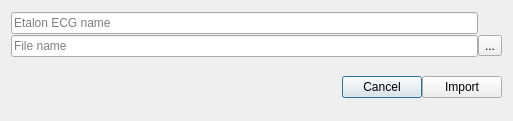
<?xml version="1.0" encoding="UTF-8"?>
<ui version="4.0">
 <class>ImportDialog</class>
 <widget class="QDialog" name="ImportDialog">
  <property name="windowModality">
   <enum>Qt::ApplicationModal</enum>
  </property>
  <property name="geometry">
   <rect>
    <x>0</x>
    <y>0</y>
    <width>513</width>
    <height>121</height>
   </rect>
  </property>
  <property name="windowTitle">
   <string>Form</string>
  </property>
  <layout class="QVBoxLayout" name="verticalLayout">
   <item>
    <widget class="QWidget" name="widget" native="true">
     <layout class="QGridLayout" name="gridLayout_2">
      <property name="margin">
       <number>0</number>
      </property>
      <property name="spacing">
       <number>0</number>
      </property>
      <item row="0" column="0">
       <widget class="QLineEdit" name="ecg_name_edt">
        <property name="placeholderText">
         <string>Etalon ECG name</string>
        </property>
       </widget>
      </item>
      <item row="1" column="1">
       <widget class="QToolButton" name="toolButton">
        <property name="text">
         <string>...</string>
        </property>
       </widget>
      </item>
      <item row="1" column="0">
       <widget class="QLineEdit" name="file_name_edt">
        <property name="placeholderText">
         <string>File name</string>
        </property>
       </widget>
      </item>
     </layout>
    </widget>
   </item>
   <item>
    <widget class="QWidget" name="widget_2" native="true">
     <layout class="QHBoxLayout" name="horizontalLayout">
      <property name="spacing">
       <number>0</number>
      </property>
      <property name="margin">
       <number>0</number>
      </property>
      <item>
       <spacer name="horizontalSpacer">
        <property name="orientation">
         <enum>Qt::Horizontal</enum>
        </property>
        <property name="sizeHint" stdset="0">
         <size>
          <width>40</width>
          <height>20</height>
         </size>
        </property>
       </spacer>
      </item>
      <item>
       <widget class="QPushButton" name="pushButton_2">
        <property name="text">
         <string>Cancel</string>
        </property>
       </widget>
      </item>
      <item>
       <widget class="QPushButton" name="import_btn">
        <property name="text">
         <string>Import</string>
        </property>
       </widget>
      </item>
     </layout>
    </widget>
   </item>
  </layout>
 </widget>
 <tabstops>
  <tabstop>pushButton_2</tabstop>
  <tabstop>ecg_name_edt</tabstop>
  <tabstop>file_name_edt</tabstop>
  <tabstop>toolButton</tabstop>
  <tabstop>import_btn</tabstop>
 </tabstops>
 <resources/>
 <connections>
  <connection>
   <sender>pushButton_2</sender>
   <signal>clicked()</signal>
   <receiver>ImportDialog</receiver>
   <slot>close()</slot>
   <hints>
    <hint type="sourcelabel">
     <x>141</x>
     <y>137</y>
    </hint>
    <hint type="destinationlabel">
     <x>268</x>
     <y>89</y>
    </hint>
   </hints>
  </connection>
 </connections>
</ui>
